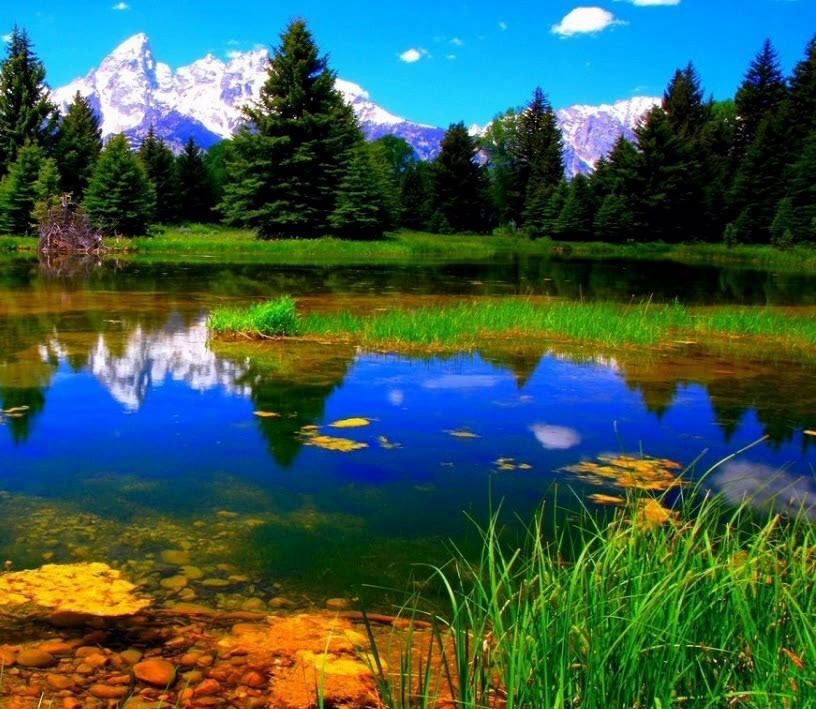
#> input picture Lab6/left_panorama.jpg, 816 x 709 px, found by its file name
$ python 6.4.py
#> lines starting #> are read from the running program, lines starting #| are printed output that depends on the picture
import cv2
import numpy as np
import matplotlib.pyplot as plt

# Load images
image_left = cv2.imread(r'c:\Users\anton\Documents\Erasmus\AVS\Lab6\left_panorama.jpg', cv2.IMREAD_GRAYSCALE)
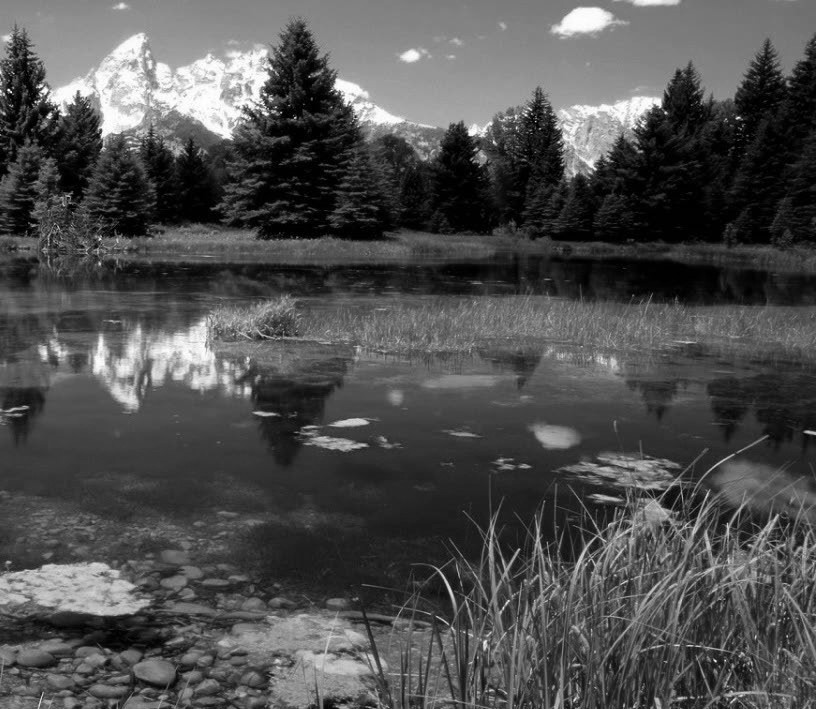
#> image_left: shape (709, 816); min 0, max 255, mean 79.1
image_right = cv2.imread(r'c:\Users\anton\Documents\Erasmus\AVS\Lab6\right_panorama.jpg', cv2.IMREAD_GRAYSCALE)
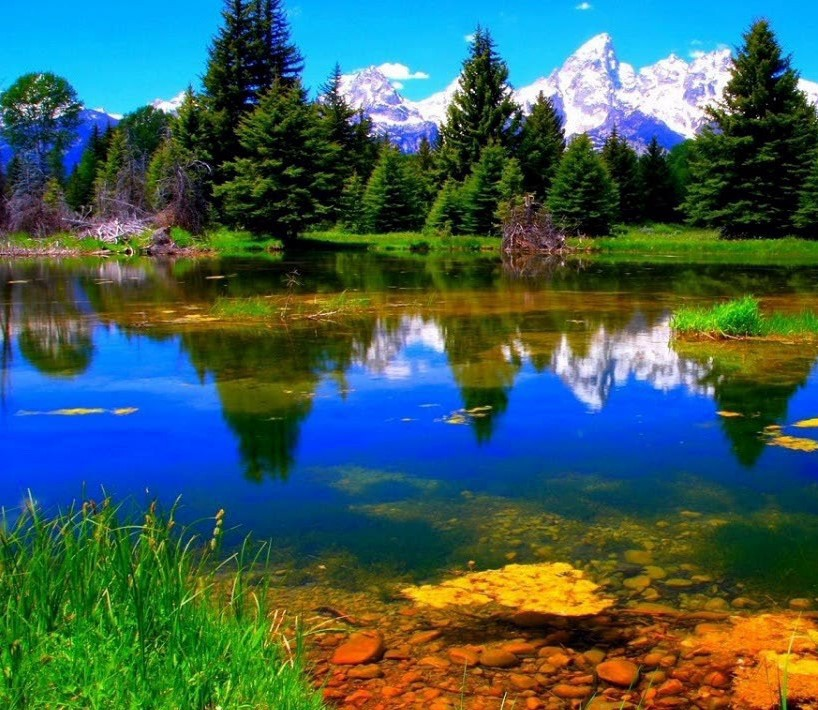
#> input picture Lab6/right_panorama.jpg, 818 x 710 px, found by its file name
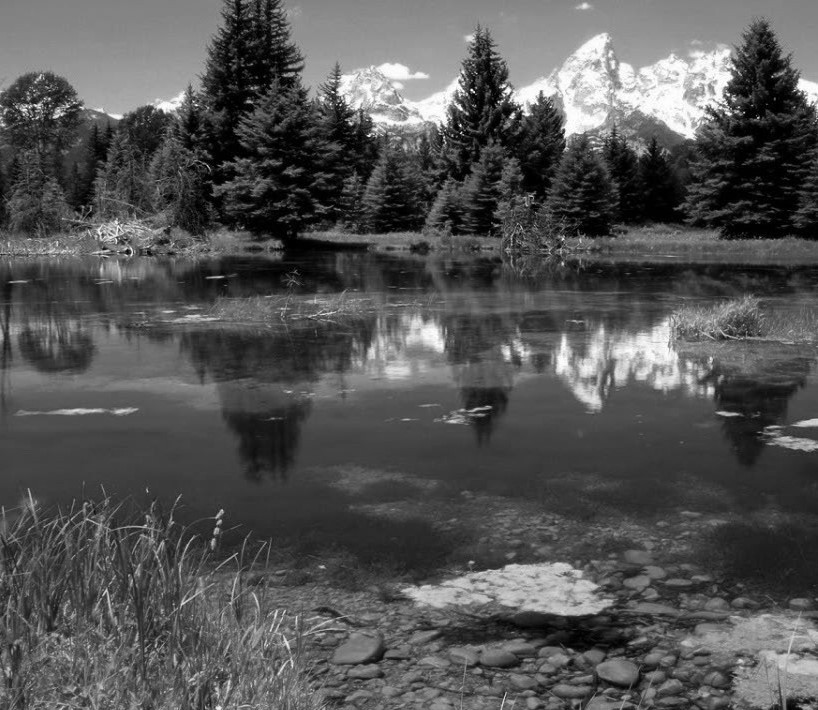
#> image_right: shape (710, 818); min 0, max 255, mean 84.1

# Find feature points in the images
orb = cv2.ORB_create()
keypoints_left, descriptors_left = orb.detectAndCompute(image_left, None)
#> keypoints_left = 500 keypoints; strongest (x, y, size): (100, 130, 31), (60, 113, 31), (49, 114, 31), (738, 117, 31)
keypoints_right, descriptors_right = orb.detectAndCompute(image_right, None)
#> keypoints_right = 500 keypoints; strongest (x, y, size): (472, 90, 31), (128, 250, 31), (127, 251, 37.2), (563, 130, 31)

# Display feature points
image_left_with_keypoints = cv2.drawKeypoints(image_left, keypoints_left, None, color=(255, 0, 0), flags=0)
image_right_with_keypoints = cv2.drawKeypoints(image_right, keypoints_right, None, color=(255, 0, 0), flags=0)

# Convert images to RGB format for matplotlib
image_left_rgb = cv2.cvtColor(image_left_with_keypoints, cv2.COLOR_BGR2RGB)
image_right_rgb = cv2.cvtColor(image_right_with_keypoints, cv2.COLOR_BGR2RGB)

# Display images with feature points
fig, ax = plt.subplots(1, 2, figsize=(12, 6))
ax[0].imshow(image_left_rgb)
ax[0].set_title('Left Panorama with Feature Points')
ax[0].axis('off')
ax[1].imshow(image_right_rgb)
ax[1].set_title('Right Panorama with Feature Points')
ax[1].axis('off')
plt.show()
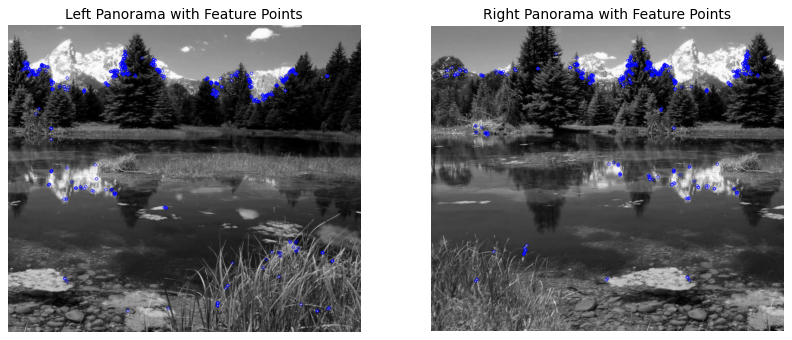
#> figure drawn by matplotlib, 2 panels

# Match feature points
bf = cv2.BFMatcher(cv2.NORM_HAMMING, crossCheck=True)
matches = bf.match(descriptors_left, descriptors_right)
#> matches = 243 matches

# Sort matches by distance
matches = sorted(matches, key=lambda x: x.distance)

# Select the best matches
best_matches = [m for m in matches if m.distance < 0.5 * m.distance]
#> best_matches = []

# Draw matches
image_matches = cv2.drawMatches(image_left, keypoints_left, image_right, keypoints_right, best_matches, None, flags=cv2.DrawMatchesFlags_NOT_DRAW_SINGLE_POINTS)
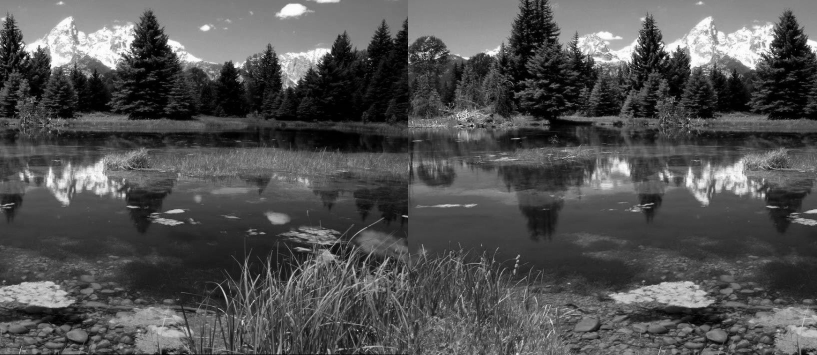
#> image_matches: shape (710, 1634, 3) (shown at 1/2 size); min 0, max 255, mean 81.5

# Convert image to RGB format for matplotlib
image_matches_rgb = cv2.cvtColor(image_matches, cv2.COLOR_BGR2RGB)

# Display matches
plt.figure(figsize=(10, 6))
plt.imshow(image_matches_rgb)
plt.title('Best Matches between Left and Right Panorama')
plt.axis('off')
plt.show()
